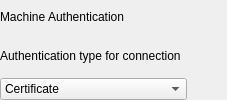
    <widget class="QWidget" name="machineAuthentication" native="true">
     <layout class="QVBoxLayout" name="verticalLayout_6">
      <property name="leftMargin">
       <number>0</number>
      </property>
      <property name="topMargin">
       <number>0</number>
      </property>
      <property name="rightMargin">
       <number>0</number>
      </property>
      <property name="bottomMargin">
       <number>0</number>
      </property>
      <item>
       <widget class="QLabel" name="labelMachineAuthentication">
        <property name="text">
         <string>Machine Authentication</string>
        </property>
       </widget>
      </item>
      <item>
       <widget class="QLabel" name="lTip_13">
        <property name="text">
         <string>Authentication type for connection</string>
        </property>
       </widget>
      </item>
      <item>
       <layout class="QHBoxLayout" name="horizontalLayout_16">
        <item>
         <widget class="QComboBox" name="machineAuthenticationCombo">
          <property name="sizeAdjustPolicy">
           <enum>QComboBox::AdjustToContents</enum>
          </property>
          <item>
           <property name="text">
            <string>Certificate</string>
           </property>
          </item>
          <item>
           <property name="text">
            <string>Shared Secret / Group Name</string>
           </property>
          </item>
         </widget>
        </item>
        <item>
         <spacer name="horizontalSpacer_13">
          <property name="orientation">
           <enum>Qt::Horizontal</enum>
          </property>
          <property name="sizeHint" stdset="0">
           <size>
            <width>40</width>
            <height>20</height>
           </size>
          </property>
         </spacer>
        </item>
       </layout>
      </item>
     </layout>
    </widget>
